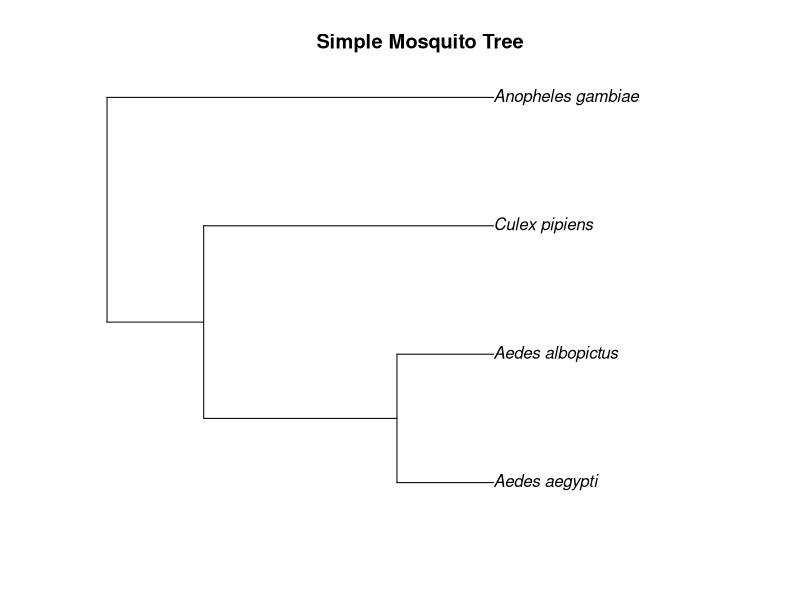
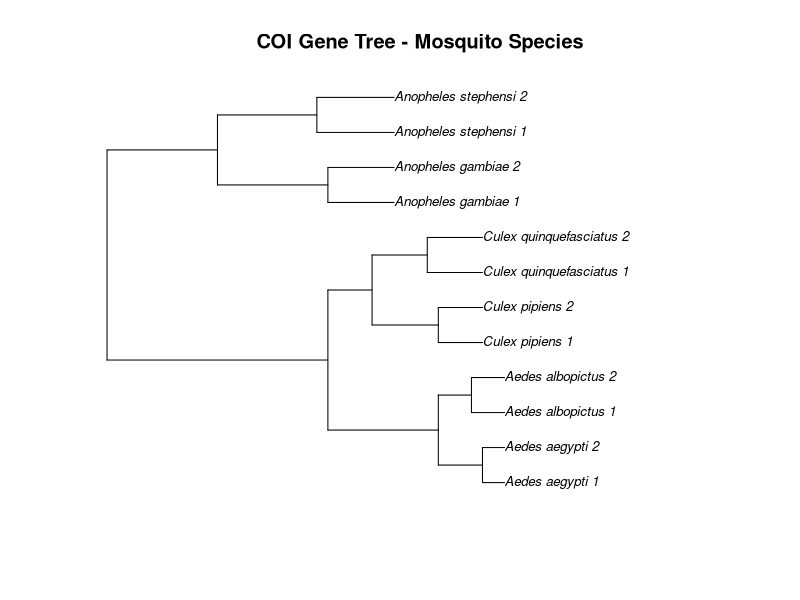
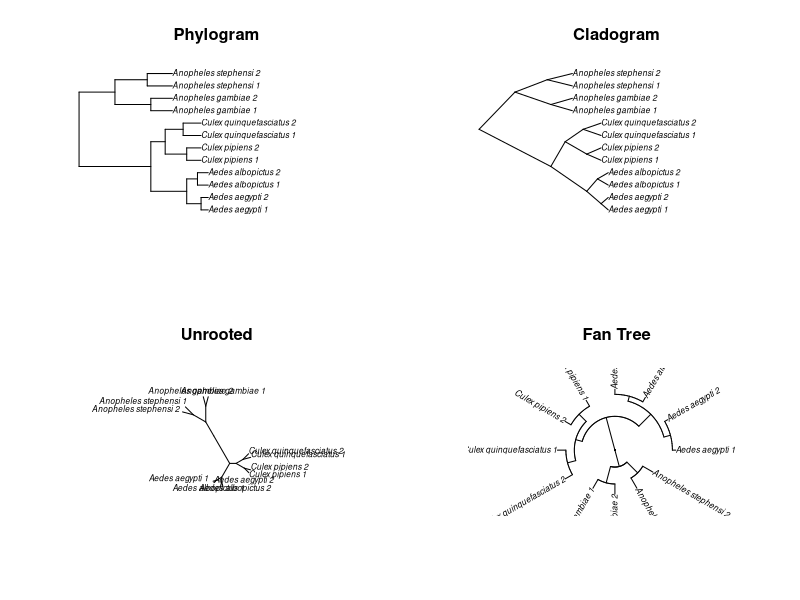
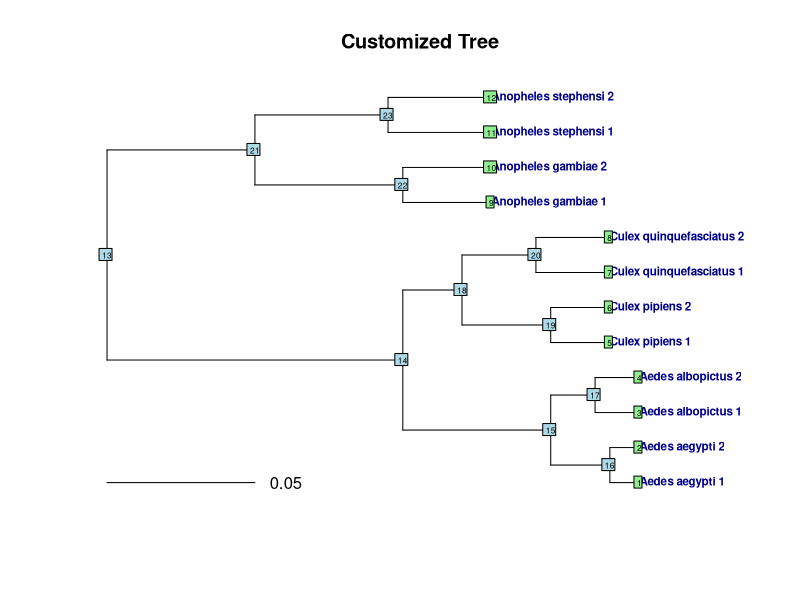
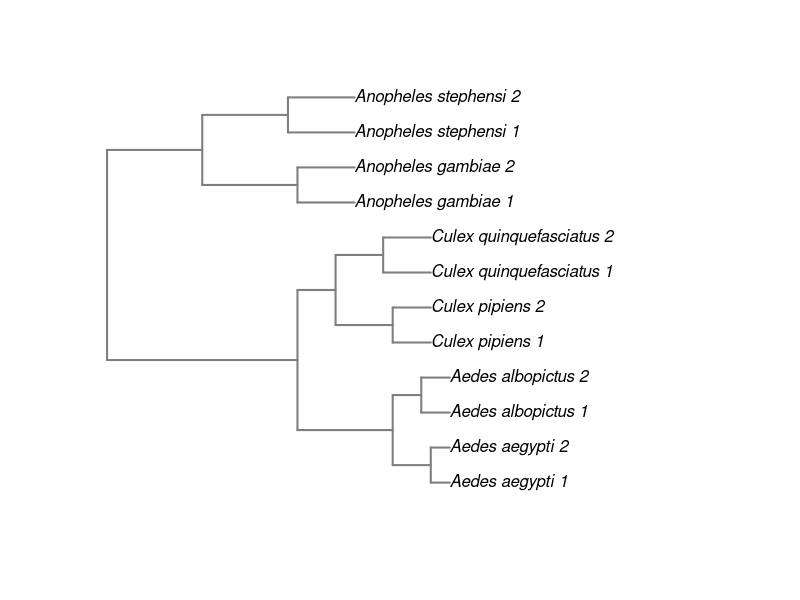
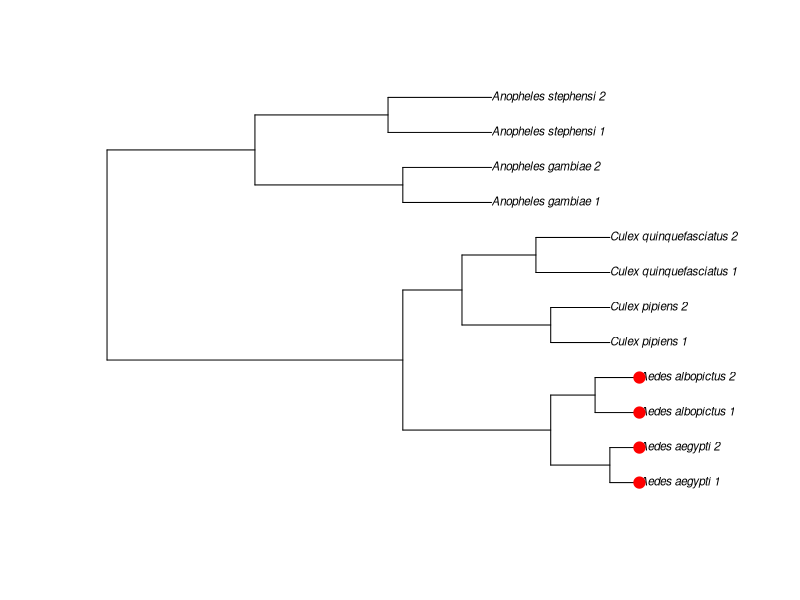

The R script that drew these images, in order: (Note: this script raises an error after producing the figures.)
#!/usr/bin/env Rscript
################################################################################
# APE Package Basics for Phylogenetic Analysis
# Script 02: Reading, Manipulating, and Plotting Trees
#
# Learning Objectives:
# - Install and load the ape package
# - Read phylogenetic trees from Newick/Nexus files
# - Understand tree structure in R
# - Manipulate trees (root, prune, extract clades)
# - Create basic tree plots
# - Calculate phylogenetic distances
#
# Author: Luciano Cosme
# Course: ENTM201L - Molecular Biology Laboratory
# UC Riverside, Fall 2025
################################################################################

# SECTION 1: INSTALLING AND LOADING APE ======================================

# Install ape (only need to do this once)
# Uncomment the line below to install
# install.packages("ape")

# Load the library (do this every R session)
library(ape)

# Check version
packageVersion("ape")

# SECTION 2: PHYLOGENETIC TREE BASICS ========================================

# What is a phylogenetic tree?
# - Hypothesis of evolutionary relationships
# - Nodes: represent common ancestors
# - Tips (leaves): represent taxa (species, sequences)
# - Branches (edges): represent evolutionary time or change

# In R, trees are stored as "phylo" objects
# A phylo object contains:
# - edge: matrix defining parent-child relationships
# - edge.length: vector of branch lengths
# - tip.label: vector of tip names
# - Nnode: number of internal nodes

# SECTION 3: CREATING SIMPLE TREES ===========================================

# Create a simple tree manually (for learning)
simple_tree <- read.tree(text = "(((Aedes_aegypti:0.1,Aedes_albopictus:0.1):0.2,Culex_pipiens:0.3):0.1,Anopheles_gambiae:0.4);")

# Plot the tree
plot(simple_tree, main = "Simple Mosquito Tree")

# Examine the tree structure
print(simple_tree)
str(simple_tree)  # Detailed structure

# Access tree components
simple_tree$tip.label        # Names of tips
simple_tree$edge            # Edge matrix (parent-child pairs)
simple_tree$edge.length     # Branch lengths
simple_tree$Nnode           # Number of internal nodes

# Get tree information
Ntip(simple_tree)           # Number of tips (species)
is.rooted(simple_tree)      # Is the tree rooted?
is.ultrametric(simple_tree) # Are all tips equidistant from root?

# SECTION 4: READING TREES FROM FILES ========================================

# Most commonly, you'll read trees from files
# Two main formats: Newick (.tree, .treefile, .newick) and Nexus (.nex)

# Read Newick format tree
# tree <- read.tree("../data/example_tree.newick")

# Read multiple trees from one file
# trees <- read.tree("multiple_trees.newick")  # Returns a list of trees

# Read Nexus format
# tree <- read.nexus("tree.nex")

# For this demonstration, let's create a more realistic mosquito tree
mosquito_tree <- read.tree(text = "((((Aedes_aegypti_1:0.01,Aedes_aegypti_2:0.01):0.02,
                                        (Aedes_albopictus_1:0.015,Aedes_albopictus_2:0.015):0.015):0.05,
                                      ((Culex_pipiens_1:0.02,Culex_pipiens_2:0.02):0.03,
                                       (Culex_quinquefasciatus_1:0.025,Culex_quinquefasciatus_2:0.025):0.025):0.02):0.1,
                                     ((Anopheles_gambiae_1:0.03,Anopheles_gambiae_2:0.03):0.05,
                                      (Anopheles_stephensi_1:0.035,Anopheles_stephensi_2:0.035):0.045):0.05);")

# Plot this more complex tree
plot(mosquito_tree,
     main = "COI Gene Tree - Mosquito Species",
     cex = 0.8)

# SECTION 5: BASIC TREE PLOTTING =============================================

# ape provides flexible plotting options

# Different tree layouts
par(mfrow = c(2, 2))  # Create 2x2 panel

# Phylogram (default - shows branch lengths)
plot(mosquito_tree, main = "Phylogram", cex = 0.6)

# Cladogram (ignore branch lengths)
plot(mosquito_tree, type = "cladogram", main = "Cladogram", cex = 0.6)

# Unrooted tree
plot(mosquito_tree, type = "unrooted", main = "Unrooted", cex = 0.6)

# Fan/radial tree
plot(mosquito_tree, type = "fan", main = "Fan Tree", cex = 0.6)

par(mfrow = c(1, 1))  # Reset to single panel

# SECTION 6: CUSTOMIZING TREE PLOTS ==========================================

# Control tip labels
plot(mosquito_tree,
     show.tip.label = TRUE,    # Show tip labels (default)
     cex = 0.7,                # Label size
     font = 2,                 # Bold font
     tip.color = "darkblue",   # Label color
     main = "Customized Tree")

# Add scale bar
add.scale.bar()

# Add node labels (node numbers)
nodelabels(cex = 0.5, bg = "lightblue")

# Add tip labels with numbers
tiplabels(cex = 0.5, bg = "lightgreen")

# Color branches by clade
plot(mosquito_tree, edge.color = "gray50", edge.width = 2)

# Highlight specific tips
plot(mosquito_tree, cex = 0.7)
tips_to_highlight <- which(grepl("Aedes", mosquito_tree$tip.label))
tiplabels(pch = 19, col = "red", cex = 1.5,
          tip = tips_to_highlight)

# SECTION 7: ROOTING TREES ===================================================

# Many phylogenetic analyses require rooted trees
# Root by specifying an outgroup

# Check if tree is rooted
is.rooted(mosquito_tree)

# Root at the midpoint (equal distance to all tips)
midpoint_rooted <- midpoint.root(mosquito_tree)
plot(midpoint_rooted, main = "Midpoint Rooted Tree", cex = 0.7)

# Root by outgroup (Anopheles species are outgroup to Aedes/Culex)
outgroup_tips <- mosquito_tree$tip.label[grepl("Anopheles", mosquito_tree$tip.label)]
outgroup_rooted <- root(mosquito_tree, outgroup = outgroup_tips)
plot(outgroup_rooted, main = "Outgroup Rooted Tree", cex = 0.7)

# Unroot a tree
unrooted_tree <- unroot(outgroup_rooted)
is.rooted(unrooted_tree)  # FALSE

# SECTION 8: MANIPULATING TREES ==============================================

# Drop specific tips
tree_no_aedes <- drop.tip(mosquito_tree,
                          mosquito_tree$tip.label[grepl("Aedes", mosquito_tree$tip.label)])
plot(tree_no_aedes, main = "Tree with Aedes Removed", cex = 0.7)

# Keep only specific tips
culex_only <- keep.tip(mosquito_tree,
                       mosquito_tree$tip.label[grepl("Culex", mosquito_tree$tip.label)])
plot(culex_only, main = "Culex Species Only", cex = 0.8)

# Extract a clade (subtree)
# First, identify the node number
plot(mosquito_tree, cex = 0.6)
nodelabels(cex = 0.6, bg = "yellow")

# Extract clade from specific node (example: node 15)
# Note: actual node numbers depend on tree structure
# subtree <- extract.clade(mosquito_tree, node = 15)
# plot(subtree, main = "Extracted Clade")

# SECTION 9: TREE STATISTICS =================================================

# Calculate phylogenetic distances between all tips
# This creates a distance matrix
dist_matrix <- cophenetic.phylo(mosquito_tree)
print(round(dist_matrix[1:5, 1:5], 4))  # Show first 5x5

# Get distance between two specific tips
dist_matrix["Aedes_aegypti_1", "Aedes_albopictus_1"]
dist_matrix["Aedes_aegypti_1", "Culex_pipiens_1"]
dist_matrix["Aedes_aegypti_1", "Anopheles_gambiae_1"]

# Tree-wide statistics
# Total tree length (sum of all branches)
sum(mosquito_tree$edge.length)

# Mean branch length
mean(mosquito_tree$edge.length)

# Number of tips and nodes
cat("Number of tips:", Ntip(mosquito_tree), "\n")
cat("Number of nodes:", mosquito_tree$Nnode, "\n")

# SECTION 10: COMPARING TREES ================================================

# Create a slightly different tree for comparison
alternative_tree <- read.tree(text = "((((Aedes_aegypti_1:0.01,Aedes_aegypti_2:0.01):0.02,
                                          (Aedes_albopictus_1:0.015,Aedes_albopictus_2:0.015):0.015):0.04,
                                        (Culex_pipiens_1:0.02,Culex_pipiens_2:0.02):0.05):0.1,
                                       ((Anopheles_gambiae_1:0.03,Anopheles_gambiae_2:0.03):0.05,
                                        (Anopheles_stephensi_1:0.035,Anopheles_stephensi_2:0.035):0.045):0.05);")

# Compare tree topologies (Robinson-Foulds distance)
# 0 means identical topology, higher means more different
rf_distance <- treedist(mosquito_tree, alternative_tree, method = "RF")
cat("Robinson-Foulds distance:", rf_distance, "\n")

# SECTION 11: WORKING WITH BOOTSTRAP VALUES ==================================

# Bootstrap values indicate support for each node
# Often stored as node labels

# Create tree with bootstrap values
bootstrap_tree <- read.tree(text = "((Aedes_aegypti:0.1,Aedes_albopictus:0.1)95:0.2,(Culex_pipiens:0.15,Anopheles_gambiae:0.15)78:0.15);")

# Plot with bootstrap values
plot(bootstrap_tree, main = "Tree with Bootstrap Support")
nodelabels(bootstrap_tree$node.label, cex = 0.8, bg = "lightblue")

# Filter nodes by bootstrap support
# Get bootstrap values as numeric
boot_values <- as.numeric(bootstrap_tree$node.label)
cat("Nodes with >90% bootstrap support:", sum(boot_values > 90, na.rm = TRUE), "\n")

# SECTION 12: WRITING TREES TO FILES =========================================

# Save tree in Newick format
write.tree(mosquito_tree, "mosquito_phylogeny.newick")

# Save tree in Nexus format
write.nexus(mosquito_tree, file = "mosquito_phylogeny.nex")

# Save multiple trees
# write.tree(list(tree1, tree2, tree3), "multiple_trees.newick")

# SECTION 13: PRACTICAL EXAMPLE - ANALYZING YOUR COI TREE ===================

# Function to analyze a phylogenetic tree
analyze_phylogeny <- function(tree, tree_name = "Phylogenetic Tree") {
  cat("\n========================================\n")
  cat("PHYLOGENETIC TREE ANALYSIS:", tree_name, "\n")
  cat("========================================\n\n")

  # Basic information
  cat("Number of sequences (tips):", Ntip(tree), "\n")
  cat("Number of internal nodes:", tree$Nnode, "\n")
  cat("Is rooted:", is.rooted(tree), "\n")
  cat("Is ultrametric:", is.ultrametric(tree), "\n\n")

  # Branch length statistics
  cat("--- Branch Length Statistics ---\n")
  cat("Total tree length:", round(sum(tree$edge.length), 4), "\n")
  cat("Mean branch length:", round(mean(tree$edge.length), 4), "\n")
  cat("Median branch length:", round(median(tree$edge.length), 4), "\n")
  cat("Min branch length:", round(min(tree$edge.length), 4), "\n")
  cat("Max branch length:", round(max(tree$edge.length), 4), "\n\n")

  # Distance statistics
  cat("--- Pairwise Distance Statistics ---\n")
  dist_mat <- cophenetic.phylo(tree)
  cat("Mean pairwise distance:", round(mean(dist_mat[lower.tri(dist_mat)]), 4), "\n")
  cat("Max pairwise distance:", round(max(dist_mat), 4), "\n\n")

  # Genus composition
  cat("--- Sample Composition ---\n")
  genera <- sapply(strsplit(tree$tip.label, "_"), function(x) x[1])
  genus_table <- table(genera)
  print(genus_table)

  return(list(
    n_tips = Ntip(tree),
    n_nodes = tree$Nnode,
    total_length = sum(tree$edge.length),
    mean_distance = mean(dist_mat[lower.tri(dist_mat)]),
    genus_counts = genus_table
  ))
}

# Analyze our mosquito tree
results <- analyze_phylogeny(mosquito_tree, "Mosquito COI Gene Tree")

# SECTION 14: LADDERIZING TREES =============================================

# Ladderizing makes trees easier to read by rotating nodes
# so that clades with more tips are on one side

par(mfrow = c(1, 2))

# Original tree
plot(mosquito_tree, main = "Original Tree", cex = 0.6)

# Ladderized tree (right)
ladderized_right <- ladderize(mosquito_tree, right = TRUE)
plot(ladderized_right, main = "Ladderized (Right)", cex = 0.6)

par(mfrow = c(1, 1))

# SECTION 15: COMPUTING CONSENSUS TREES ======================================

# When you have multiple trees (e.g., from bootstrap or Bayesian analysis)
# you can compute a consensus tree

# Create some example trees (variations on mosquito tree)
tree_list <- list(mosquito_tree, alternative_tree)

# Consensus tree (majority-rule: keep splits in >50% of trees)
consensus <- consensus(tree_list, p = 0.5)
plot(consensus, main = "Consensus Tree", cex = 0.7)

# Strict consensus (keep only splits in 100% of trees)
strict_consensus <- consensus(tree_list, p = 1)
plot(strict_consensus, main = "Strict Consensus Tree", cex = 0.7)

# EXERCISES TO TRY ==========================================================
#
# 1. Read the example tree from ../data/example_tree.newick
#    (you'll create this file in the next section)
#
# 2. Root the tree using Anopheles as the outgroup
#
# 3. Create a plot showing:
#    - Tree with tip labels colored by genus
#    - Scale bar
#    - Node labels showing bootstrap support
#
# 4. Calculate the genetic distance between:
#    - Two Aedes species
#    - Aedes and Culex
#    - Aedes and Anopheles
#
# 5. Extract only the Culex clade and plot it separately
#
# 6. Write a function that takes a tree and returns:
#    - Number of each genus
#    - Average branch length
#    - Total tree depth
#
################################################################################
# END OF SCRIPT
#
# Summary:
# - ape is the foundational package for phylogenetics in R
# - Trees are "phylo" objects with edges, tip labels, and branch lengths
# - read.tree() and read.nexus() read tree files
# - plot() provides flexible tree visualization
# - Trees can be rooted, pruned, and manipulated
# - cophenetic.phylo() calculates pairwise distances
# - write.tree() saves trees to files
#
# Next: Learn to create beautiful visualizations with ggtree!
################################################################################
